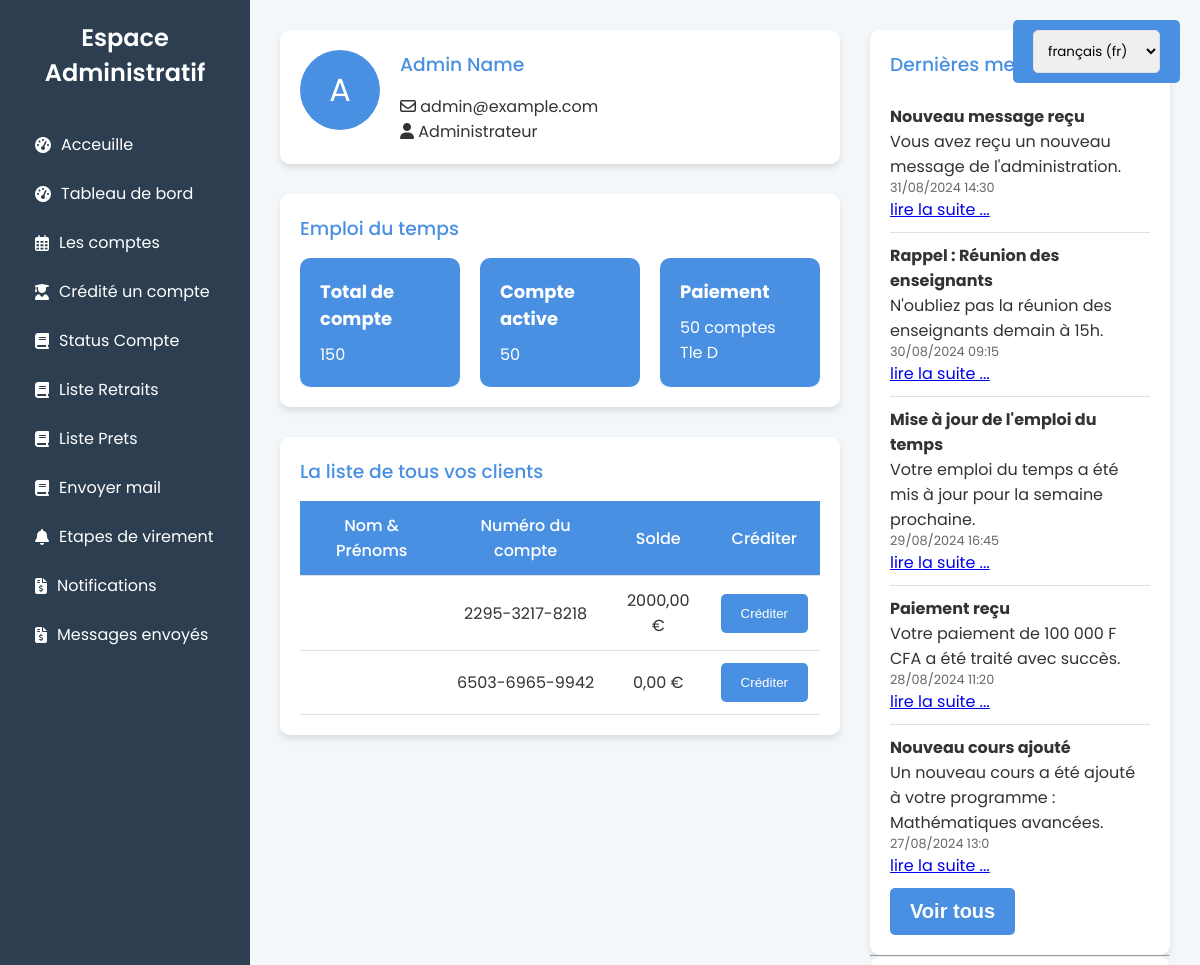
The page /comptes-bancaires/ (signed in, upper part) on the database as committed earlier.
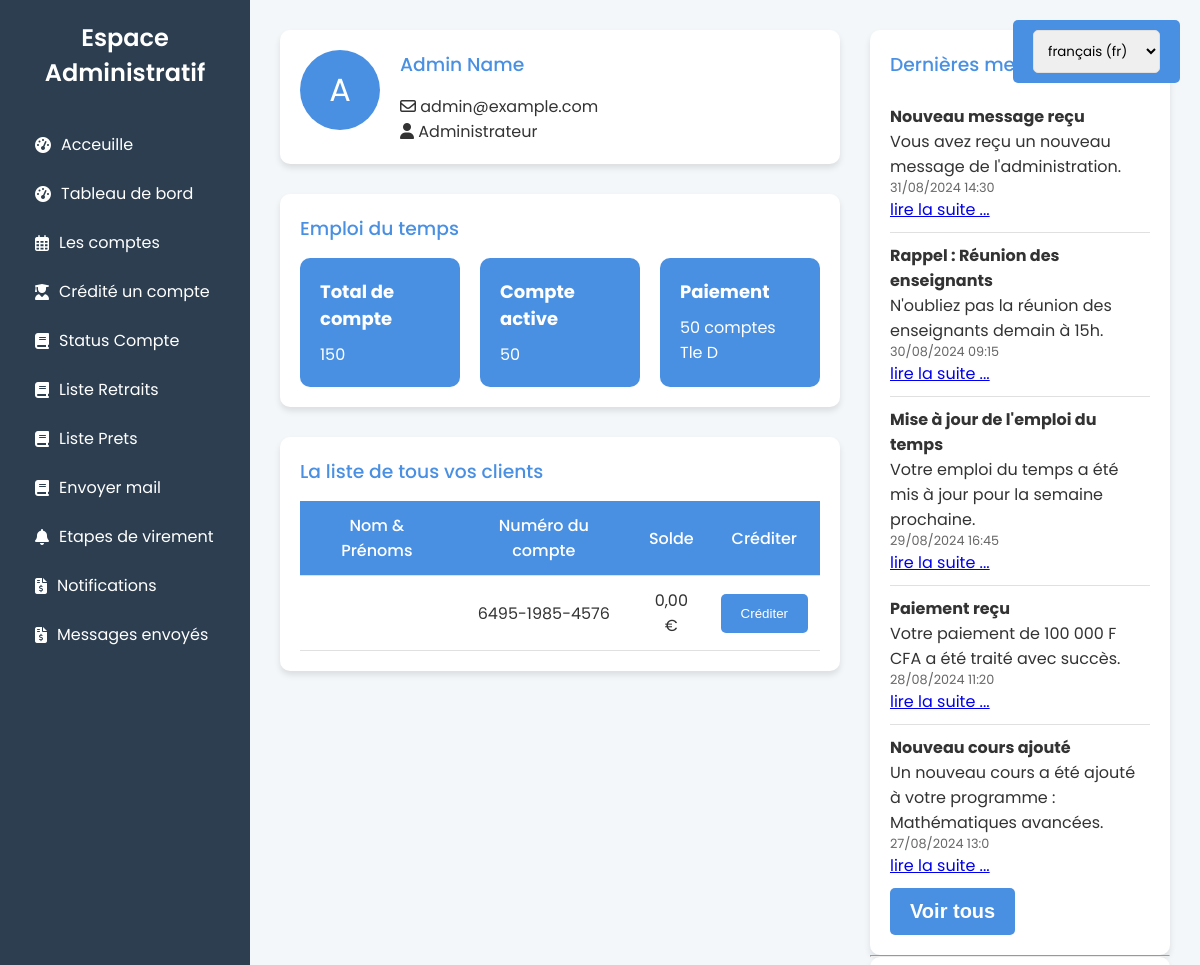
The same page on the database as committed later.
### banque_app/models.py (models this page shows, shortened)
class CompteBancaire(models.Model):
    user = models.OneToOneField(UserProfile, on_delete=models.CASCADE)
    numero_compte = models.CharField(max_length=20, unique=True)
    solde = models.DecimalField(max_digits=10, decimal_places=2)

### banque_app/views.py (the view)
# urls.py: path('comptes-bancaires/', compte_banque, name='compte_banque'),
@login_required
@user_passes_test(lambda u: u.is_superuser)
def compte_banque(request):
    comptes = CompteBancaire.objects.all()
    return render(request, 'admins/administation/comptes_banquaires.html', {'comptes': comptes})

### Templates/admins/administation/comptes_banquaires.html (shortened to what this page needs)
{% extends "admins/administation/dashbord_admin.html" %}
{% block history %}
<h3>La liste de tous vos clients</h3>
<table>
    <thead>
        <tr>
            <th>Nom & Prénoms</th>
            <th>Numéro du compte</th>
            <th>Solde</th>
            <th>Créditer</th>
        </tr>
    </thead>
    <tbody>
        {% for compte in comptes %}
        <tr>
            <td>{{ compte.user.first_name }} {{ compte.user.last_name }}</td>
            <td>{{ compte.numero_compte }}</td>
            <td>{{ compte.solde }} €</td>
            <td>
                <button class="btn btn-primary credit-button" data-compte-id="{{ compte.id }}"
                        data-nom="{{ compte.user.first_name }} {{ compte.user.last_name }}"
                        data-numero="{{ compte.numero_compte }}">
                    Créditer
                </button>
            </td>
        </tr>
        {% endfor %}
    </tbody>
</table>
{% endblock %}

Rows that differ between the two databases and show on the page:
removed CompteBancaire: numero_compte "2295-3217-8218", solde "2000,00"
removed CompteBancaire: numero_compte "6503-6965-9942", solde "0,00"
added CompteBancaire: numero_compte "6495-1985-4576", solde "0,00"
